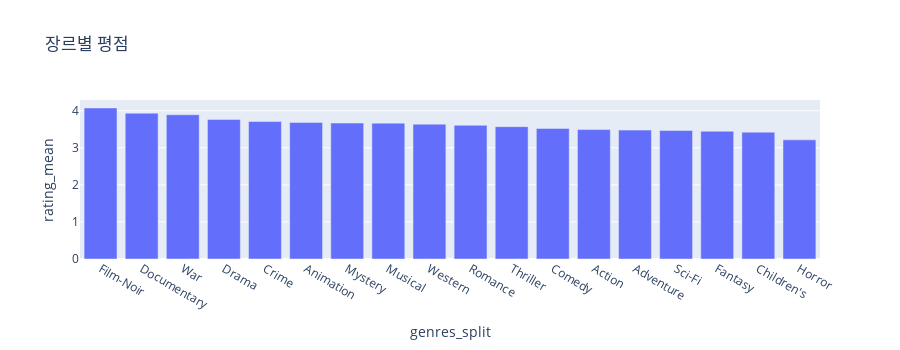

Write notebook code for a chart like this one.
### Markdown cell above
자! 이제 익숙한 형태로 데이터가 변환되었습니다.

이제 장르별 평점을 살펴볼까요?

앞에서는 영화별 평점 분포를 히스토그램으로 살펴보았습니다. 여기서는 장르 별 평점이기 때문에 바(bar) 차트를 활용해 볼겁니다.

- x축: 장르
- y축: 평균 평점
위와 같이 x축과 y축을 설정해서 바 차트를 만들어 봅시다.

### Code cell
# plotly 버전
px.bar(rating_by_genre_df, x='genres_split', y='rating_mean', height=350, title='장르별 평점').update_xaxes(categoryorder="total descending")

### Figure 1 — Plotly figure (JSON) as saved in the notebook; plotly's stock layout.template omitted (floating-point values rounded to 4 significant figures)
{"data": [{"alignmentgroup": "True", "hovertemplate": "genres_split=%{x}<br>rating_mean=%{y}<extra></extra>", "legendgroup": "", "marker": {"color": "#636efa", "pattern": {"shape": ""}}, "name": "", "offsetgroup": "", "orientation": "v", "showlegend": false, "textposition": "auto", "type": "bar", "x": ["Horror", "Children's", "Fantasy", "Sci-Fi", "Adventure", "Action", "Comedy", "Thriller", "Romance", "Western", "Musical", "Mystery", "Animation", "Crime", "Drama", "War", "Documentary", "Film-Noir"], "xaxis": "x", "y": [3.215, 3.422, 3.447, 3.467, 3.477, 3.491, 3.522, 3.57, 3.607, 3.638, 3.666, 3.668, 3.685, 3.709, 3.766, 3.893, 3.933, 4.075], "yaxis": "y"}], "layout": {"barmode": "relative", "height": 350, "legend": {"tracegroupgap": 0}, "title": {"text": "장르별 평점"}, "xaxis": {"anchor": "y", "categoryorder": "total descending", "domain": [0, 1], "title": {"text": "genres_split"}}, "yaxis": {"anchor": "x", "domain": [0, 1], "title": {"text": "rating_mean"}}}}
